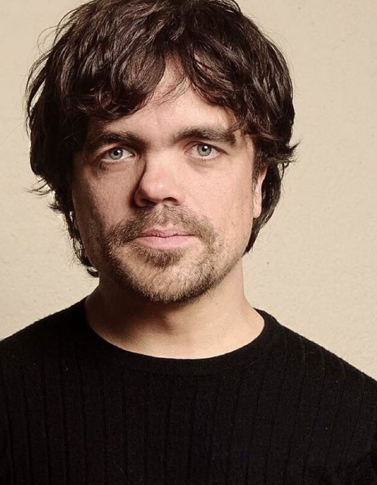
#> input picture images/Before.png, 377 x 485 px, found by its file name; the run also reads 1 picture not shown here
$ python FinalCode.py
#> lines starting #> are read from the running program, lines starting #| are printed output that depends on the picture; after the words box and inside, x2 and y2 are one past the last pixel; in counts of white or black regions, pixels touching at a corner belong together
import cv2
import pandas as pd

image_path = 'images//Before.png'
image = cv2.imread(image_path)
#> image is the input picture: shape (485, 377, 3); mean B, G, R 87.7, 100, 119.5

face_cascade = cv2.CascadeClassifier('haarcascade_files//haarcascade_frontalface_default.xml')
eye_cascade = cv2.CascadeClassifier('haarcascade_files//haarcascade_mcs_eyepair_big.xml')
nose_cascade = cv2.CascadeClassifier('haarcascade_files//haarcascade_mcs_nose.xml')

gray = cv2.cvtColor(image, cv2.COLOR_BGR2GRAY)
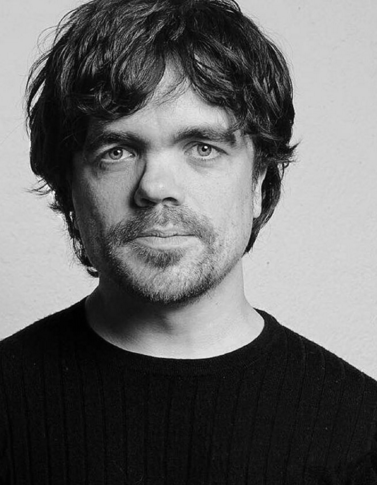
#> gray: shape (485, 377); min 0, max 244, mean 104.4

faces = face_cascade.detectMultiScale(gray, 1.3, 5)
#> faces = [[59, 69, 204, 204]]


sunglasses = cv2.imread('images//glasses.png', -1)
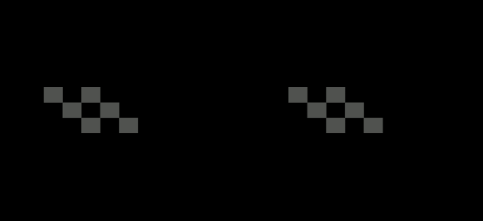
#> input picture images/glasses.png, 483 x 221 px, found by its file name
#> sunglasses is the input picture: shape (221, 483, 4); mean B, G, R, A 2.6, 2.7, 2.7, 68.4
mustache = cv2.imread('images//mustache.png', -1)

for (x, y, w, h) in faces:
    roi_gray = gray[y:y + h, x:x + w]
    roi_color = image[y:y + h, x:x + w]

    eyes = eye_cascade.detectMultiScale(roi_gray)
    for (ex, ey, ew, eh) in eyes[:2]:
        sunglasses_resized = cv2.resize(sunglasses, (ew, eh))
        for i in range(sunglasses_resized.shape[0]):
            for j in range(sunglasses_resized.shape[1]):
                if sunglasses_resized[i, j, 3] != 0:
                    roi_color[ey + i, ex + j] = sunglasses_resized[i, j, :3]

    noses = nose_cascade.detectMultiScale(roi_gray)
    for (nx, ny, nw, nh) in noses[:1]:
        mustache_resized = cv2.resize(mustache, (nw, int(nh / 2)))
        for i in range(mustache_resized.shape[0]):
            for j in range(mustache_resized.shape[1]):
                if mustache_resized[i, j, 3] != 0:
                    roi_color[ny + int(nh / 2) + i, nx + j] = mustache_resized[i, j, :3]
#> this loop made 1 pass
#> (x, y, w, h, eyes, noses) on pass 1: (59, 69, 204, 204, [[28, 64, 150, 37]], [[67, 100, 56, 47]])
#> pass 1, `roi_gray = gray[y:y + h, x:x + w]`:
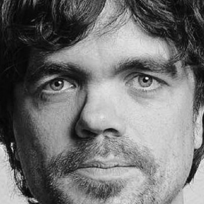
#> roi_gray: shape (204, 204); min 3, max 244, mean 114.9
#> pass 1, `roi_color = image[y:y + h, x:x + w]`:
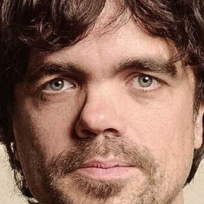
#> roi_color: shape (204, 204, 3); mean B, G, R 90.9, 105.8, 141.9
#> after the loop:
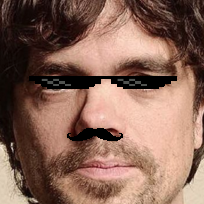
#> roi_color: shape (204, 204, 3); 4.76% of pixels changed, all inside (x1, y1, x2, y2) = (29, 76, 177, 141)


flattened_image = image.reshape(-1, 3)
df = pd.DataFrame(flattened_image, columns=['R', 'G', 'B'])
#> df = table of 182845 rows and 3 columns
#> (the run stopped early here; a loop or call above may not have finished)
